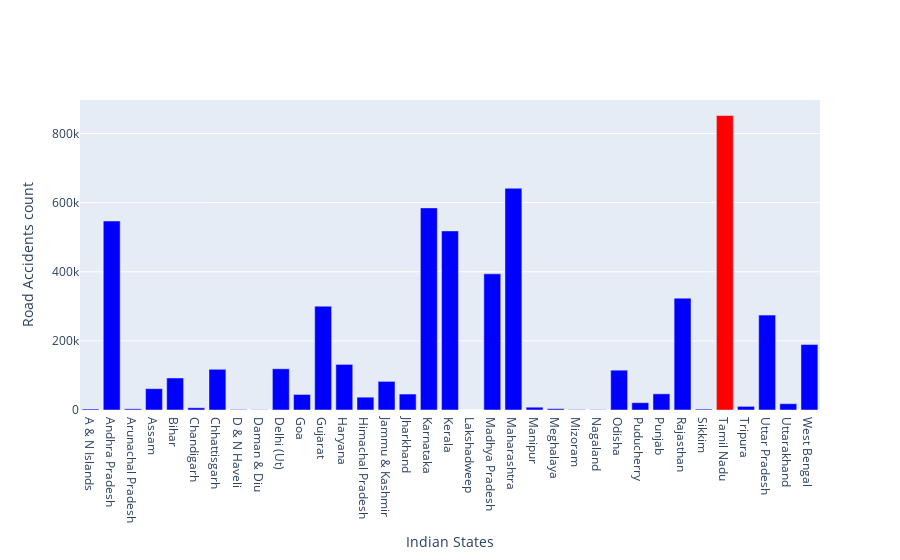

Source (notebook cell):
### Code cell
# Creating bar plot
bars = []
label = "Road Accidents count in Indian States"
colors = ['blue',]*len(states)
n = count.index(max(count))
colors[n] = 'red'
n = count.index(min(count))
colors[n] = 'black'
bars.append(go.Bar(x=states,
                   y=count,
                   name=label,
                   marker_color=colors))

layout = go.Layout(xaxis = dict(title=dict(text="Indian States"), automargin=True),
                   yaxis = dict(title=dict(text="Road Accidents count"), automargin=True))
fig = go.Figure(data=bars, layout = layout)
pyo.iplot(fig)

### Figure 1 — Plotly figure (JSON) as saved in the notebook; plotly's stock layout.template omitted (floating-point values rounded to 4 significant figures)
{"data": [{"marker": {"color": ["blue", "blue", "blue", "blue", "blue", "blue", "blue", "blue", "blue", "blue", "blue", "blue", "blue", "blue", "blue", "blue", "blue", "blue", "black", "blue", "blue", "blue", "blue", "blue", "blue", "blue", "blue", "blue", "blue", "blue", "red", "blue", "blue", "blue", "blue"]}, "name": "Road Accidents count in Indian States", "type": "bar", "x": ["A & N Islands", "Andhra Pradesh", "Arunachal Pradesh", "Assam", "Bihar", "Chandigarh", "Chhattisgarh", "D & N Haveli", "Daman & Diu", "Delhi (Ut)", "Goa", "Gujarat", "Haryana", "Himachal Pradesh", "Jammu & Kashmir", "Jharkhand", "Karnataka", "Kerala", "Lakshadweep", "Madhya Pradesh", "Maharashtra", "Manipur", "Meghalaya", "Mizoram", "Nagaland", "Odisha", "Puducherry", "Punjab", "Rajasthan", "Sikkim", "Tamil Nadu", "Tripura", "Uttar Pradesh", "Uttarakhand", "West Bengal"], "y": [2893, 546821, 3389, 61718, 92648, 6411, 117817, 1303, 643, 119274, 44931, 300325, 131921, 37105, 82820, 46209, 584761, 518161, 14, 394007, 641614, 8130, 3863, 1116, 781, 115237, 21189, 46804, 323653, 2646, 852073, 10534, 274528, 18192, 189375]}], "layout": {"xaxis": {"automargin": true, "title": {"text": "Indian States"}}, "yaxis": {"automargin": true, "title": {"text": "Road Accidents count"}}}}
